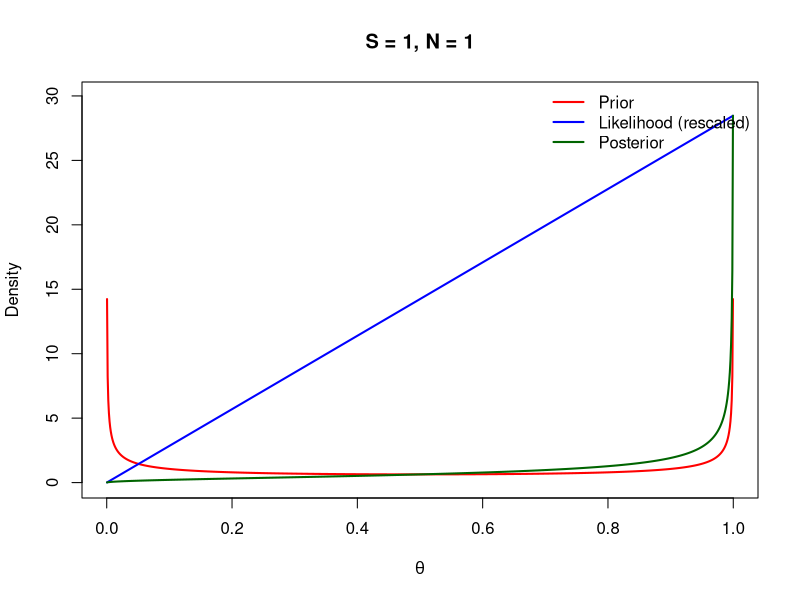
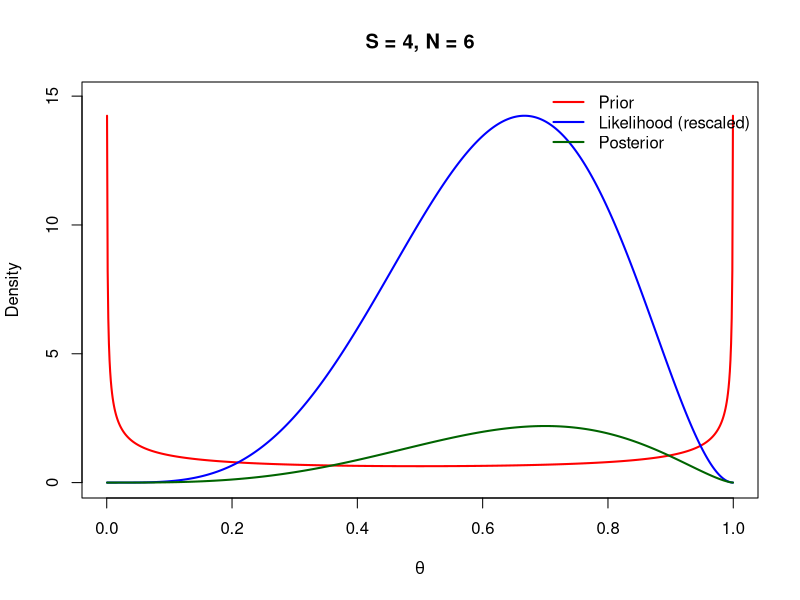
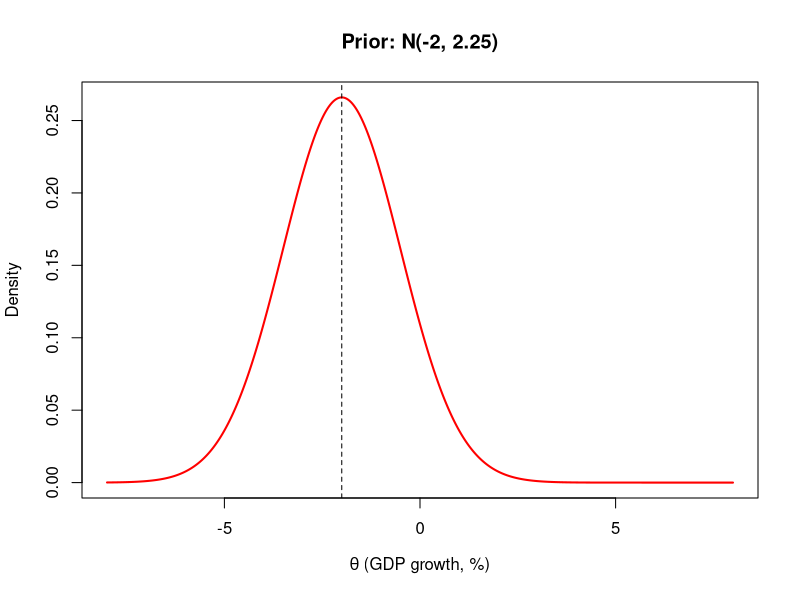
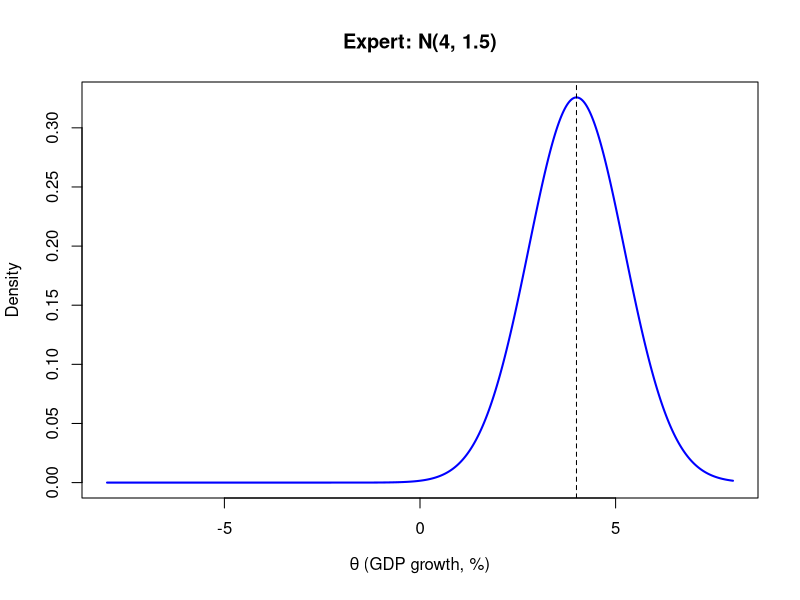
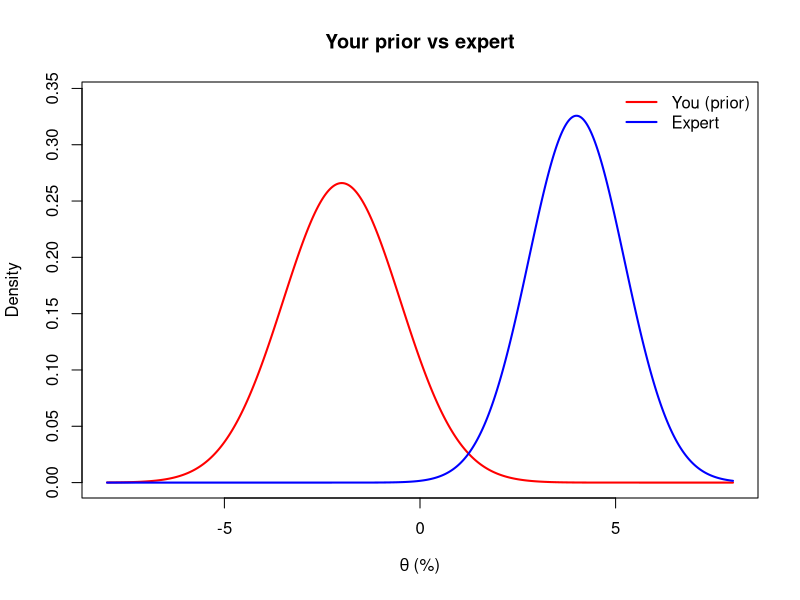
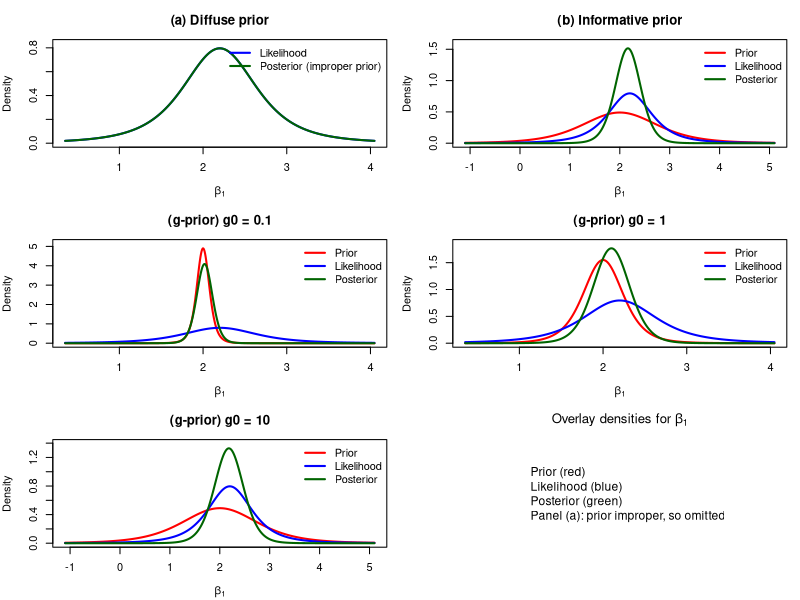

These figures' R source, in order:
## ---- chunk 1
knitr::opts_chunk$set(
  echo = TRUE,
  message = FALSE,
  warning = FALSE,
  fig.width = 7,
  fig.height = 4.5,
  fig.align = "center"
)
## ---- chunk 2
# define a function for ploting beta-binomial distribution to avoid code duplication
plot_beta_binomial <- 
  function(
    S, 
    N,
    alpha0 = 0.5, 
    beta0 = 0.5,
    main = NULL
    ){
      theta <- ppoints(1000)

      # Prior density
      dens_prior <- 
        dbeta(
          x = theta, 
          shape1 = alpha0, 
          shape2 = beta0
        )

      # Likelihood as a function of theta
      dens_like <- 
        dbinom(
          x = S, 
          size = N, 
          prob = theta
        )

      alpha_n <- S + 0.5
      beta_n  <- N - S + 0.5
      dens_post <- 
        dbeta(
          x = theta, 
          shape1 = alpha_n, 
          shape2 = beta_n
        )

      # Normalize likelihood to the same vertical scale as prior/posterior
      # (shape is preserved; binomial pmf and Beta densities have different units)
      dens_like_plot <- dens_like / max(dens_like) * max(dens_prior, dens_post)

      ylim_max <- 
        max(dens_prior, dens_like_plot, dens_post, na.rm = TRUE) * 1.05

      if (is.null(main)) {
        main <- sprintf("S = %d, N = %d", S, N)
      }

    plot(
      x = theta, 
      y = dens_prior, 
      type = "l", 
      lwd = 2, 
      col = "red",
        ylim = c(0, ylim_max), xlab = expression(theta), ylab = "Density",
        main = main
    )
    lines(
      x = theta, 
      y = dens_like_plot,
      lwd = 2, 
      col = "blue"
    )
    lines(
      x = theta, 
      y = dens_post, 
      lwd = 2, 
      col = "darkgreen"
    )
    legend(
      "topright",
      legend = c("Prior", "Likelihood (rescaled)", "Posterior"),
      col = c("red", "blue", "darkgreen"), lwd = 2, bty = "n"
    )
}
## ---- chunk 3
# Case i: S = 1, N = 1
plot_beta_binomial(S = 1, N = 1)
## ---- chunk 4
# Case ii: S = 4, N = 6
plot_beta_binomial(S = 4, N = 6)
## ---- chunk 5
mu0 <- -2
var0 <- 2.25
tau0 <- 1 / var0

theta_grid <- 
  seq(
    from = -8, 
    to = 8, 
    length.out = 1000
  )
dens0 <- 
  dnorm(
    x = theta_grid, 
    mean = mu0, 
    sd = sqrt(var0)
  )

plot(
  x = theta_grid, 
  y = dens0, 
  type = "l", 
  lwd = 2, 
  col = "red",
  xlab = expression(theta ~ "(GDP growth, %)"), ylab = "Density",
  main = "Prior: N(-2, 2.25)")
abline(
  v = mu0, 
  lty = 2
)

# TODO: print mu0, tau0, and the PDF expression in your write-up
c(
  mu0 = mu0, 
  tau0 = tau0, 
  var0 = var0
)
## ---- chunk 6
mu  <- 4
var <- 1.5
tau <- 1 / var

dens_exp <- 
  dnorm(
    x = theta_grid, 
    mean = mu, 
    sd = sqrt(var)
  )

plot(
  x = theta_grid, 
  y = dens_exp, 
  type = "l", 
  lwd = 2, 
  col = "blue",
     xlab = expression(theta ~ "(GDP growth, %)"), ylab = "Density",
     main = "Expert: N(4, 1.5)")
abline(
  v = mu, 
  lty = 2
)

c(
  mu = mu, 
  tau = tau, 
  var = var
)
## ---- chunk 7
# Optional: overlay both forecasts
plot(theta_grid, dens0, type = "l", lwd = 2, col = "red",
     ylim = c(0, max(dens0, dens_exp) * 1.05),
     xlab = expression(theta ~ "(%)"), ylab = "Density",
     main = "Your prior vs expert")
lines(theta_grid, dens_exp, lwd = 2, col = "blue")
legend("topright", c("You (prior)", "Expert"),
       col = c("red", "blue"), lwd = 2, bty = "n")
## ---- chunk 8
# Data and OLS
y <- c(1, 4, 3, 8, 10)
X <- cbind(1, 0:4)
n <- length(y)
p <- ncol(X)
XtX <- crossprod(X)
Xty <- crossprod(X, y)
beta_hat <- as.numeric(solve(XtX, Xty))
SSE <- sum((y - as.numeric(X %*% beta_hat))^2)
s2_ols <- SSE / (n - p)

# Location-scale Student-t density:
# X = mu + sqrt(scale) * T_nu  =>  f(x) = dt((x-mu)/s, nu) / s
dt_ls <- function(
  x,
  mu,
  scale,
  nu
) {
  s <- sqrt(scale)
  dt((x - mu) / s, df = nu) / s
}

# Conjugate update
update_conj <- function(
  mu0,
  Lambda0,
  nu0,
  sigma0_sq
) {
  Ln <- Lambda0 + XtX
  mun <- as.numeric(solve(Ln, Lambda0 %*% mu0 + Xty))
  nun <- nu0 + n
  sn2 <- as.numeric(
    (
      nu0 * sigma0_sq +
        sum(y^2) +
        drop(t(mu0) %*% Lambda0 %*% mu0) -
        drop(t(mun) %*% Ln %*% mun)
    ) / nun
  )
  list(
    mu0 = mu0,
    L0 = Lambda0,
    mun = mun,
    Ln = Ln,
    nun = nun,
    sn2 = sn2,
    nu0 = nu0,
    sigma0_sq = sigma0_sq
  )
}

like_scale_b1 <- s2_ols * solve(XtX)[2, 2]
like_nu <- n - p

plot_case <- function(
  fit,
  title,
  show_prior = TRUE
) {
  cents <- c(
    fit$mu0[2],
    beta_hat[2],
    fit$mun[2]
  )
  spreads <- c(
    if (show_prior) {
      sqrt(fit$sigma0_sq * solve(fit$L0)[2, 2])
    } else {
      NA
    },
    sqrt(like_scale_b1),
    sqrt(fit$sn2 * solve(fit$Ln)[2, 2])
  )
  lo <- min(cents - 4 * spreads, na.rm = TRUE)
  hi <- max(cents + 4 * spreads, na.rm = TRUE)
  b1_grid <- seq(
    from = lo,
    to = hi,
    length.out = 600
  )

  dens_like <- dt_ls(
    x = b1_grid,
    mu = beta_hat[2],
    scale = like_scale_b1,
    nu = like_nu
  )
  dens_post <- dt_ls(
    x = b1_grid,
    mu = fit$mun[2],
    scale = fit$sn2 * solve(fit$Ln)[2, 2],
    nu = fit$nun
  )

  if (show_prior) {
    dens_prior <- dt_ls(
      x = b1_grid,
      mu = fit$mu0[2],
      scale = fit$sigma0_sq * solve(fit$L0)[2, 2],
      nu = fit$nu0
    )
    ymax <- max(dens_prior, dens_like, dens_post) * 1.05
    plot(
      x = b1_grid,
      y = dens_prior,
      type = "l",
      lwd = 2,
      col = "red",
      ylim = c(0, ymax),
      xlab = expression(beta[1]),
      ylab = "Density",
      main = title
    )
    lines(
      x = b1_grid,
      y = dens_like,
      lwd = 2,
      col = "blue"
    )
    lines(
      x = b1_grid,
      y = dens_post,
      lwd = 2,
      col = "darkgreen"
    )
    legend(
      x = "topright",
      legend = c("Prior", "Likelihood", "Posterior"),
      col = c("red", "blue", "darkgreen"),
      lwd = 2,
      bty = "n"
    )
  } else {
    ymax <- max(dens_like, dens_post) * 1.05
    plot(
      x = b1_grid,
      y = dens_like,
      type = "l",
      lwd = 2,
      col = "blue",
      ylim = c(0, ymax),
      xlab = expression(beta[1]),
      ylab = "Density",
      main = title
    )
    lines(
      x = b1_grid,
      y = dens_post,
      lwd = 2,
      col = "darkgreen"
    )
    legend(
      x = "topright",
      legend = c("Likelihood", "Posterior (improper prior)"),
      col = c("blue", "darkgreen"),
      lwd = 2,
      bty = "n"
    )
  }
}

par(
  mfrow = c(3, 2),
  mar = c(4, 4, 3, 1)
)

# (a) Diffuse prior
fit_a <- list(
  mu0 = beta_hat,
  L0 = diag(2) * 1e-12,
  mun = beta_hat,
  Ln = XtX,
  nun = n - p,
  sn2 = s2_ols,
  nu0 = NA,
  sigma0_sq = NA
)
plot_case(
  fit = fit_a,
  title = "(a) Diffuse prior",
  show_prior = FALSE
)

# (b) Informative prior
fit_b <- update_conj(
  mu0 = c(1, 2),
  Lambda0 = diag(2),
  nu0 = 5,
  sigma0_sq = 0.6
)
plot_case(
  fit = fit_b,
  title = "(b) Informative prior"
)

# (c)--(e) g-priors
for (g0 in c(0.1, 1, 10)) {
  fit_g <- update_conj(
    mu0 = c(1, 2),
    Lambda0 = XtX / g0,
    nu0 = 5,
    sigma0_sq = 0.6
  )
  plot_case(
    fit = fit_g,
    title = sprintf("(g-prior) g0 = %g", g0)
  )
}

# blank 6th panel
plot.new()
title(main = expression("Overlay densities for " * beta[1]))
legend(
  x = "center",
  legend = c(
    "Prior (red)",
    "Likelihood (blue)",
    "Posterior (green)",
    "Panel (a): prior improper, so omitted"
  ),
  bty = "n",
  cex = 1.1
)
